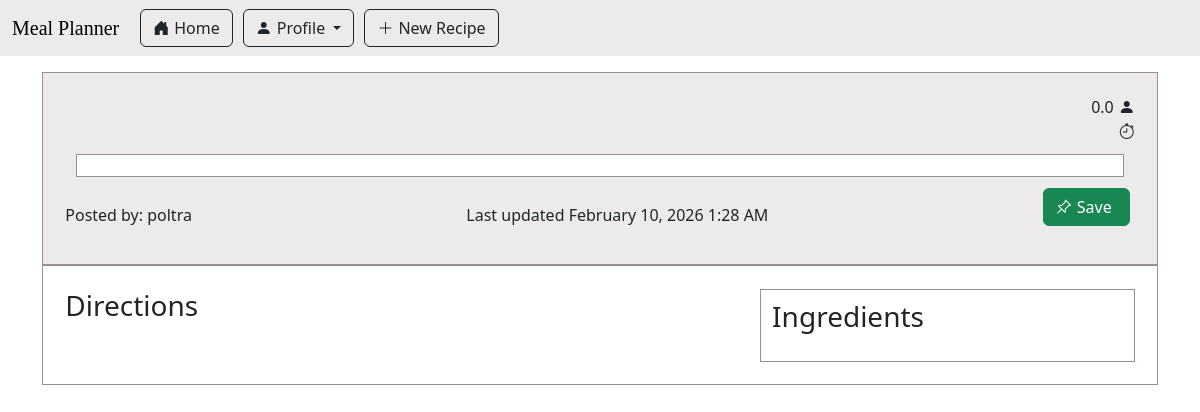
The app's page /recipe/6/view, older data.
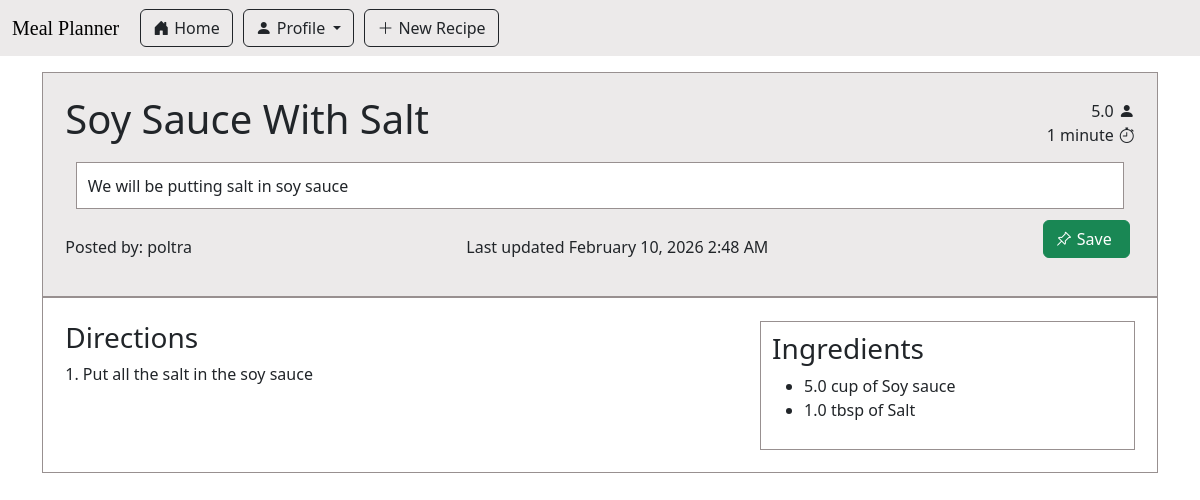
The same page, newer data.
### app/main/models.py (models this page shows, shortened)
class Recipe(db.Model):
    id : sqlo.Mapped[int] = sqlo.mapped_column(primary_key=True)
    title : sqlo.Mapped[str] = sqlo.mapped_column(sqla.String(150), default="")
    description: sqlo.Mapped[str] = sqlo.mapped_column(sqla.String(1500), default="")
    servingSize : sqlo.Mapped[float] = sqlo.mapped_column(sqla.Float, default=0)
    estimatedTime : sqlo.Mapped[str] = sqlo.mapped_column(sqla.String(25), default="")
    steps : sqlo.Mapped[str] = sqlo.mapped_column(sqla.String, default="")
    timestamp : sqlo.Mapped[Optional[datetime]] = sqlo.mapped_column(default = lambda : datetime.now(timezone.utc))
    is_draft : sqlo.Mapped[bool] = sqlo.mapped_column(sqla.Boolean, default=True)
    user_id : sqlo.Mapped[int] = sqlo.mapped_column(sqla.ForeignKey('user.id'))
    writer : sqlo.Mapped['User'] = sqlo.relationship(back_populates='written_recipes')
    tags: sqlo.WriteOnlyMapped['Tag'] = sqlo.relationship(
        secondary=recipe_tags_table,
        primaryjoin=(recipe_tags_table.c.recipe_id == id),
        back_populates='recipes',
        passive_deletes=True)
    recipe_saved_by_users : sqlo.WriteOnlyMapped['User'] = sqlo.relationship(
        secondary=saved_recipes_table,
        primaryjoin=(saved_recipes_table.c.recipe_id == id),
        back_populates='users_saved_recipes',
        passive_deletes=True)
    ingredients_used: sqlo.WriteOnlyMapped['RecipeIngredientUse'] = sqlo.relationship(back_populates='recipe_usecase_recipe', passive_deletes=True)

class User(db.Model, UserMixin):
    id: sqlo.Mapped[int] = sqlo.mapped_column(primary_key=True)
    first_name: sqlo.Mapped[str] = sqlo.mapped_column(sqla.String(64))
    last_name: sqlo.Mapped[str] = sqlo.mapped_column(sqla.String(64))
    username: sqlo.Mapped[str] = sqlo.mapped_column(sqla.String(64))
    email: sqlo.Mapped[str] = sqlo.mapped_column(sqla.String(120))
    password_hash: sqlo.Mapped[str] = sqlo.mapped_column(sqla.String(256))
    is_certified: sqlo.Mapped[bool] = sqlo.mapped_column(sqla.Boolean, default=False)
    written_recipes: sqlo.WriteOnlyMapped['Recipe'] = sqlo.relationship(back_populates='writer')
    users_saved_recipes : sqlo.WriteOnlyMapped['Recipe'] = sqlo.relationship(
        secondary=saved_recipes_table,
        primaryjoin=(saved_recipes_table.c.user_id == id),
        back_populates='recipe_saved_by_users',
        passive_deletes=True)
    curr_ingredients: sqlo.WriteOnlyMapped['UserIngredientListUse'] = sqlo.relationship(back_populates='userlist_user')

class RecipeIngredientUse(db.Model):
    recipe_id : sqlo.Mapped[int] = sqlo.mapped_column(sqla.ForeignKey(Recipe.id), primary_key=True)
    ingredient_id : sqlo.Mapped[int] = sqlo.mapped_column(sqla.ForeignKey(Ingredient.id), primary_key=True)
    amount : sqlo.Mapped[float] = sqlo.mapped_column(sqla.Float)
    unit : sqlo.Mapped[str] = sqlo.mapped_column(sqla.String(150))
    __table_args__ = (
        sqla.CheckConstraint(unit.in_(UNIT_OPTIONS), name='recipe_unit_check'),
    )
    recipe_usecase_recipe : sqlo.Mapped[Recipe] = sqlo.relationship(back_populates = 'ingredients_used')
    recipe_usecase_ingredient : sqlo.Mapped[Ingredient] = sqlo.relationship(back_populates = 'recipe_involvements')
    def getName(self):
        return db.session.scalars(sqla.select(Ingredient.name).where(Ingredient.id == self.ingredient_id)).first().capitalize()

### app/recipe/recipe_routes.py (the view)
@bp_recipe.route('/recipe/<recipe_id>/view', methods=['GET'])
def view_recipe(recipe_id):
    theRecipe = db.session.scalars(sqla.select(Recipe).where(Recipe.id == recipe_id)).first()
    if not (theRecipe is None):
        theIngredients = db.session.scalars(sqla.select(RecipeIngredientUse).where(RecipeIngredientUse.recipe_id == recipe_id)).all()
        return render_template('view_recipe.html', recipe = theRecipe, ingredients = theIngredients)
    return redirect(url_for('main.index'))

### meal_planner.py (called while the page is built)
@app.before_request
def initDB(*args, **kwargs):
    if app._got_first_request:
        db.create_all()

### app/recipe/templates/view_recipe.html (shortened to what this page needs)
{% extends "base.html" %}
{% import 'bootstrap_wtf.html' as wtf %}
{% block content %}
<div class="recipe-page">
    <div class="recipe-page-header bottom-line">
        <div class="recipe-page-details">
            <span><h1 class="recipe-page-title"> {{recipe.title}} </h1></span>
            <span style="text-align:right;">
                {{recipe.servingSize}}<i class="bi bi-person-fill" style="padding-left:5px"></i>
                <br>
                {{recipe.estimatedTime}}<i class="bi bi-stopwatch" style="padding-left:5px"></i>
            </span>
        </div>
        <div class="recipe-page-description">
            {{recipe.description}}
        </div>
        <div class="recipe-page-details">
            <span>Posted by: {{recipe.writer.username}}</span><span>Last updated {{moment(recipe.timestamp).format('LLL')}}</span>
            <div class="recipe-page-details">
                <span class="icon-button" style="margin-right:5px;"><form action="" method="post">
                        <button type="submit" class="btn btn-success">
                            <i class="bi bi-pin-angle"></i><span style="margin:5px">Save</span>
                        </button>
                </form></span>
            </div>
        </div>
    </div>
    <div class="recipe-page-content">
        <div class="recipe-page-steps">
            <h3 class="recipe-page-subtitle">Directions</h3>
            <p>
                {{recipe.steps}}
            </p>
        </div>
        <div class="recipe-page-ingredients">
            <h3 class="recipe-page-subtitle">Ingredients</h3>
            <ul>
                {% for ingredient in ingredients %}
                    <li class="recipe-page-ingredient-item"> {{ingredient.amount}} {{ingredient.unit}} of {{ingredient.getName()}} </li>
                {% endfor %}
            </ul>
        </div>
    </div>
</div>
{% endblock %}

### app/main/templates/base.html (shortened to what this page needs)
<html>
    <head>
       <link
            href="https://cdn.jsdelivr.net/npm/bootstrap@5.3.2/dist/css/bootstrap.min.css"
            rel="stylesheet"
>
        <link rel="stylesheet" href="https://cdn.jsdelivr.net/npm/bootstrap-icons@1.13.1/font/bootstrap-icons.min.css">
       <link rel="stylesheet" href="{{ url_for('static', filename='css/main.css') }}">
       <head>{{ moment.include_moment() }}</head>
    </head>
    <body>
        <nav class="navbar navbar-expand-lg">
        <div class="container-fluid">
            <a class="navbar-brand" href="#">Meal Planner</a>
            <div class="collapse navbar-collapse" id="navbarSupportedContent">
                <ul class="navbar-nav me-auto mb-2 mb-lg-0">
                    <li class="nav-item">
                        <a href="{{ url_for('main.index') }}" class="btn btn-outline-dark">
                            <i class="bi bi-house-door-fill" style="margin-right:5px"></i>Home
                        </a>
                    </li>
                    <li class="nav-item dropdown">
                        <a class="dropdown-toggle btn btn-outline-dark" href="#" role="button" data-bs-toggle="dropdown" aria-expanded="false">
                            <i class="bi bi-person-fill" style="margin-right:5px"></i>Profile
                        </a>
                    </li>
                    {% if current_user.is_certified %}
                        <li class="nav-item dropdown">
                            <a class="dropdown-toggle btn btn-outline-dark" href="#" role="button" data-bs-toggle="dropdown" aria-expanded="false">
                                <i class="bi bi-plus-lg" style="margin-right:5px"></i>New Post
                            </a>
                            <ul class="dropdown-menu">
                                <li><a href="{{ url_for('recipe.create_recipe') }}" class="dropdown-item">Recipe</a></li>
                                <li><a href="#" class="dropdown-item">Cookbook</a></li>
                            </ul>
                        </li>
                    {% else %}
                        <li class="nav-item">
                            <a href="{{ url_for('recipe.create_recipe') }}" class="btn btn-outline-dark">
                                <i class="bi bi-plus-lg" style="margin-right:5px"></i>New Recipe
                            </a>
                        </li>
                    {% endif %}
                </ul>
            </div>
        </div>
        </nav>
        <div class="container mt-3">
            {% block content %}{% endblock %}
        </div>
    </body>
</html>

### app/static/css/main.css (style rules this page uses)
:root { --accent-bg-color: #eceaea; --blank-bg-color: #fff; --outline-color: #989090; }
.navbar { background-color: var(--accent-bg-color); }
.nav-item { margin-left:5px; margin-right:5px; }
.navbar-brand { font-family: "Times New Roman", Times, serif; }
.bottom-line { border-style: none none solid none; border-width: 2px; border-color: var(--outline-color); }
.recipe-page { border: 1px solid; border-color: var(--outline-color); }
.recipe-page-header { background-color: var(--accent-bg-color); padding: 2%; }
.recipe-page-details { display: flex; justify-content: space-between; align-items: center; }
.recipe-page-description { margin: 1%; padding: 1%; border: 1px solid; border-color: var(--outline-color); background-color: var(--blank-bg-color); }
.recipe-page-content { background-color: var(--blank-bg-color); padding: 2%; display: flex; justify-content: space-between; }
.recipe-page-ingredients { position: sticky; top: 20px; align-self: flex-start; border: 1px solid; border-color: var(--outline-color); width: 35%; padding: 1%; }
.recipe-page-steps { width: 65%; }

Row changes from the older to the newer data that the page shows:
changed Recipe: title (not shown) → "Soy Sauce With Salt"; servingSize "0.0" → "5.0"; estimatedTime (not shown) → "1 minute"; description (not shown) → "We will be putting salt in soy sauce"; timestamp "February 10, 2026 1:28 AM" → "February 10, 2026 2:48 AM"; steps (not shown) → "1. Put all the salt in the soy sauce"
added RecipeIngredientUse: amount "5.0", unit "cup", getName "Soy sauce"
added RecipeIngredientUse: amount "1.0", unit "tbsp", getName "Salt"
